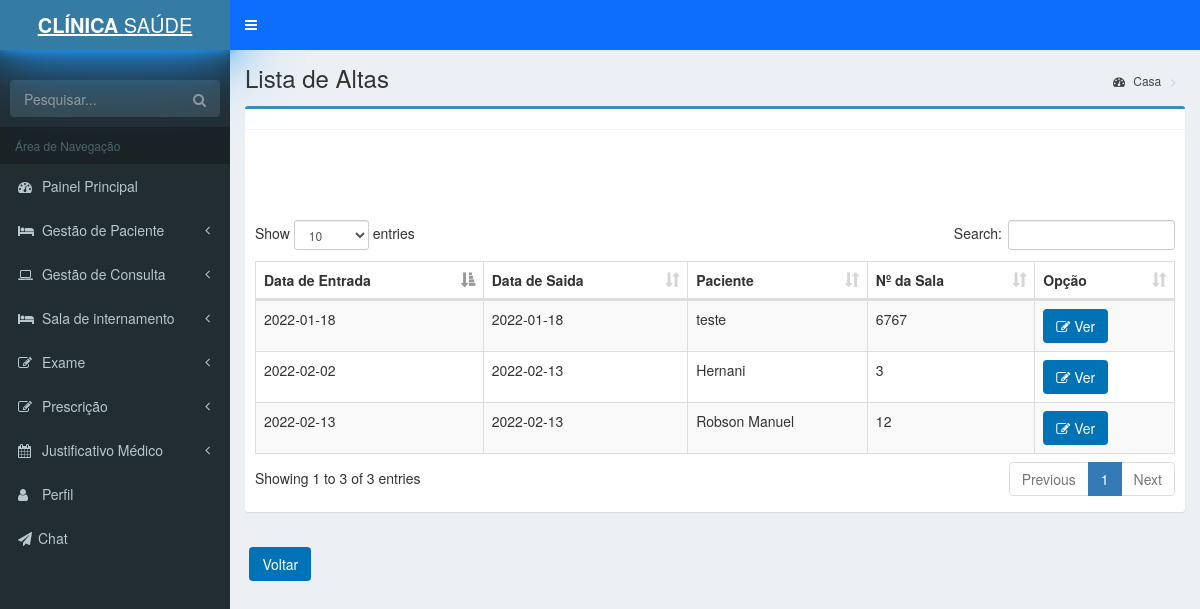
Page /internamento_medico/veralta.php on the committed database.
### tables this page shows
CREATE TABLE `altas` (
  `id` int(11) NOT NULL,
  `Idpatient` int(11) NOT NULL,
  `data` varchar(25) NOT NULL,
  `descricao` text NOT NULL,
  `nome` varchar(50) NOT NULL,
  `sala` text NOT NULL,
  `datafim` varchar(50) NOT NULL
);

### internamento_medico/veralta.php (the view, shortened to what this page needs)
<?php include"../Include/headerMedico.php";?>
<?php include"../Include/sidebarMedico.php";?>
<!doctype html>
        <html lang="en">
        <head>
        </head>
<?php
include("../inc/connect.php") ;
$query=mysqli_query($connection,"SELECT * FROM altas")or die (mysqli_error($connection));
$row1=mysql_fetch_all($query);
function mysql_fetch_all($query) {
$all = array();
while ($all[] = mysqli_fetch_assoc($query)) {$temp=$all;}
return $temp;
}
?>
 <link rel="stylesheet" href="../bootstrap/css/bootstrap.min.css" type="text/css">
<body>
<div class="content-wrapper">
<section class="content-header">
<h1>
Lista de Altas
</h1>
<ol class="breadcrumb">
<li><a href="../Index"><i class="fa fa-dashboard"></i> Casa</a></li>
<li class="active"></li>
</ol>
</section>
<section class="content">
<div class="row">
<div class="col-xs-12">
<div class="box box-primary">
<div class="box-header with-border">
</div>&nbsp;&nbsp;&nbsp;&nbsp;&nbsp;
<br><br><br><br>
<div class="box-body">
<table id="example1" class="table table-bordered table-striped table-hover">
<thead>
<tr>
<th>Data de Entrada</th>
<th>Data de Saida</th>
<th>Paciente</th>
<th>Nº da Sala</th>
<th>Opção</th>
</tr>
</thead>
<tbody>
<?php
foreach ($row1 as $row)
{
?> <tr>
<td><?php echo $row['data'];?></td>
<td><?php echo $row['datafim'];?></td>
<td><?php echo $row['nome'];?></td>
<td><?php echo $row['sala'];?></td>
  <td>
  <a href="view.php?id=<?php echo $row['id'];?>"><span class="btn bg-blue"><i class="fa fa-edit"></i> Ver</span></a>&nbsp;&nbsp;
</tr>
<?php } ?>
</tbody>
</table>
</div>
</div>
</div>
</div>
</section>
&nbsp;&nbsp;&nbsp;&nbsp;&nbsp;<a href=" ./patientintern.php"  class="btn bg-blue"></i>  Voltar</a>
</div>
</body>
<?php include('../Include/footer.php');?>
</html>

### rows in the picture
altas: data "2022-01-18", datafim "2022-01-18", nome "teste", sala "6767"
altas: data "2022-02-13", datafim "2022-02-13", nome "Robson Manuel", sala "12"
altas: data "2022-02-02", datafim "2022-02-13", nome "Hernani", sala "3"
